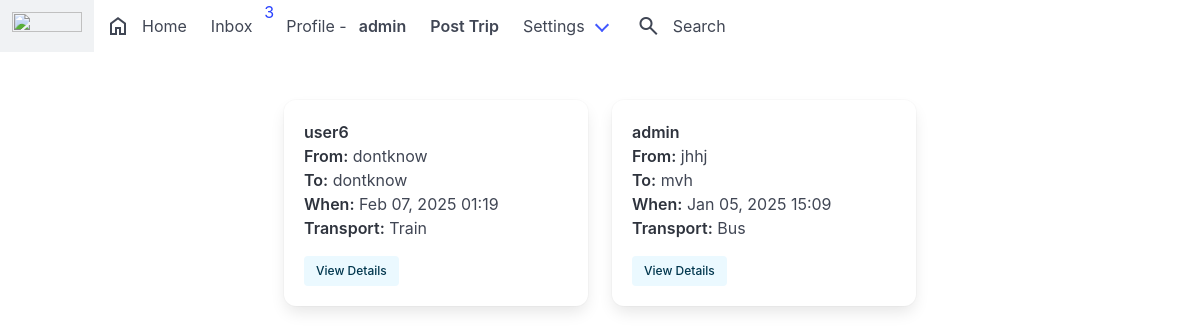
Screenshot of /post/tag/beer (signed in) with the database file from the repository.
### post/models.py (models this page shows, shortened)
class Post(models.Model):
    id = models.UUIDField(primary_key=True, default=uuid.uuid4, editable=False)
    leaving_from = models.TextField(max_length=100, verbose_name='Leaving_from')
    going_to = models.TextField(max_length=100, verbose_name='Going_to')
    date_time = models.DateTimeField(verbose_name='Date_Time')
    transport_mode = models.TextField(max_length=50, verbose_name='Transport_mode')
    content = models.TextField(max_length=1500, verbose_name='content')
    tags = models.ManyToManyField(Tag, related_name='tags')
    posted = models.DateTimeField(auto_now_add=True)
    user = models.ForeignKey(User, on_delete=models.CASCADE)
    def get_absolute_url(self):
        return reverse('postdetails', args=[str(self.id)])

### post/views.py (the view)
# urls.py: path('tag/<slug:tag_slug>', tags, name='tags'),
@login_required
def tags(request, tag_slug):
    tag = get_object_or_404(Tag, slug=tag_slug)
    posts = Post.objects.filter(tags=tag).order_by('-posted')
    context = {
        'tag': tag,
        'posts': posts,
    }
    return render(request, 'tag.html', context)

### direct/views.py (called while the page is built)
def checkDirects(request):
    if request.user.is_authenticated:
        directs_count = Message.objects.filter(user=request.user, is_read=False).count()
        return {'directs_count': directs_count}
    return {'directs_count': 0}

### everythingvit/templates/tag.html (shortened to what this page needs)
{% extends 'base.html' %}
{% load static %}
{% block content %}
<div class="columns is-mobile is-multiline is-centered">
  {% for post in posts %}
    <div class="column is-one-third">
      <div class="box">
        <article class="media">
          <div class="media-content">
            <div class="content">
              <p>
                <strong>{{ post.user.username }}</strong>
                <br>
                <strong>From:</strong> {{ post.leaving_from }}
                <br>
                <strong>To:</strong> {{ post.going_to }}
                <br>
                <strong>When:</strong> {{ post.date_time|date:"M d, Y H:i" }}
                <br>
                <strong>Transport:</strong> {{ post.transport_mode|title }}
              </p>
              <a href="{{ post.get_absolute_url }}" class="button is-info is-light is-small">View Details</a>
            </div>
          </div>
        </article>
      </div>
    </div>
  {% endfor %}
</div>
{% endblock %}

### everythingvit/templates/base.html (shortened to what this page needs)
{% load static %}
<!DOCTYPE html>
<html>
  <head>
    <link rel="stylesheet" type="text/css" href="{% static 'css/bulma.min.css' %}">
  </head>
  <body>
    <nav class="navbar" role="navigation" aria-label="main navigation">
  <div class="navbar-brand">
    <a class="navbar-item" type="text/css" href="{% static 'https://bulma.io' %}">
      <img src="../static/img/logo.jpg" width="70" height="70" >
    </a>
  </div>
  <div id="navbarBasicExample" class="navbar-menu">
    <div class="navbar-start">
      <a href="{% url 'index' %}" class="navbar-item">
        <span class="material-symbols-outlined">home</span>
        Home
      </a>
      <a href="{% url 'inbox' %}" class="navbar-item">
        Inbox
        {% if directs_count %}
        <a>{{ directs_count }}</a>
        {% endif %}
      </a>
      <a href="{% url 'profile' request.user %}" class="navbar-item">
        Profile - <strong>{{ request.user }}</strong>
      </a>
      <a  href="{% url 'newpost' %}" class="navbar-item">
        <strong>Post Trip</strong>
      </a>
      <div class="navbar-item has-dropdown is-hoverable">
        <a class="navbar-link">
          Settings
        </a>
      </div>
      <a href="{% url 'search' %}" class="navbar-item">
        <span class="material-symbols-outlined">search</span>
        Search
    </a>
    </div>
  </div>
</nav>
  <section class="section">
    <div class="container">
      {% block content %}
      {% endblock %}
    </div>
  </section>
  </body>
</html>

### rows the page displays
Post: user.username "user6", leaving_from "dontknow", going_to "dontknow", date_time "Feb 07, 2025 01:19", transport_mode "Train"
Post: user.username "admin", leaving_from "jhhj", going_to "mvh", date_time "Jan 05, 2025 15:09", transport_mode "Bus"

### other values shown
{{ directs_count }} "3"
{{ request.user }} "admin"
